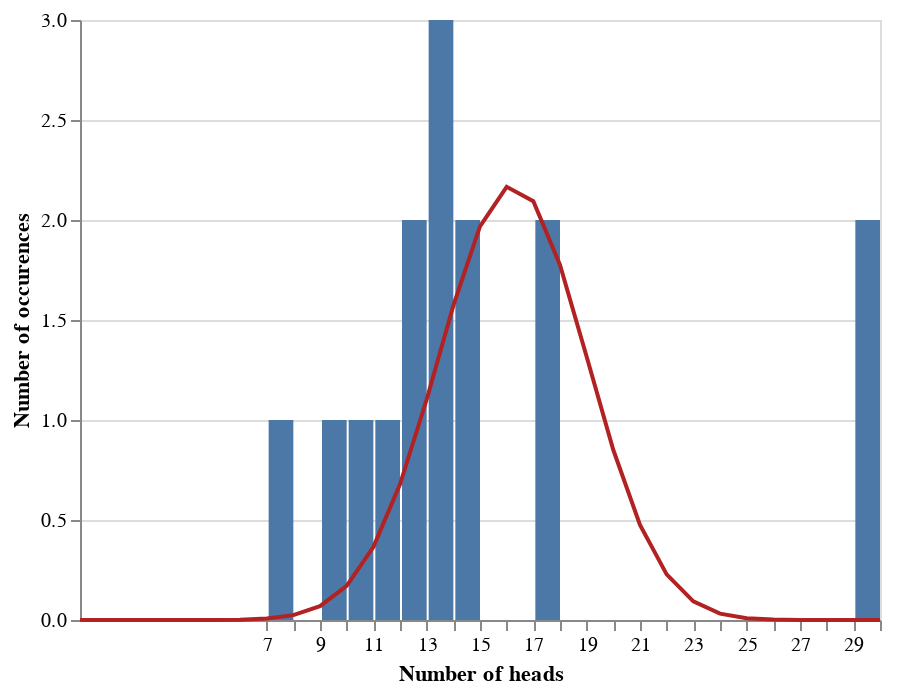

Notebook code cell kept with this figure:
### Code cell
fig_1_a = (alt
           .Chart(head_counts)
           .mark_bar()
           .encode(alt.X("outcome:Q",
                         bin = alt.BinParams(step = 1),
                         title = "Number of heads"),
                   y = alt.Y("count()",
                            title = "Number of occurences")))

k_vals = range(0,31)
k_probs = [num_people * stats.binom.pmf(k = k, n = num_flips, p = 0.540) for k in k_vals]
binom_dist_df = pd.DataFrame({"value": k_vals,
                              "prob": k_probs})

fig_1_b = (alt
           .Chart(binom_dist_df)
           .mark_line(color= "firebrick")
           .encode(x = "value", 
                   y = "prob"))


fig_1_a + fig_1_b

### Figure 1 — Vega-Lite specification as saved in the notebook (floating-point values rounded to 4 significant figures)
{"$schema": "https://vega.github.io/schema/vega-lite/v2.6.0.json", "config": {"view": {"height": 300, "width": 400}}, "datasets": {"data-3e36b5971c6b02f0d186c5079c3e0618": [{"name": 0, "outcome": 9}, {"name": 1, "outcome": 13}, {"name": 2, "outcome": 17}, {"name": 3, "outcome": 17}, {"name": 4, "outcome": 14}, {"name": 5, "outcome": 7}, {"name": 6, "outcome": 13}, {"name": 7, "outcome": 13}, {"name": 8, "outcome": 12}, {"name": 9, "outcome": 14}, {"name": 10, "outcome": 10}, {"name": 11, "outcome": 11}, {"name": 12, "outcome": 12}, {"name": 13, "outcome": 30}, {"name": 14, "outcome": 30}], "data-cfdea387a9d3fe79a5e21938a28ab58a": [{"prob": 1.145e-09, "value": 0}, {"prob": 4.033e-08, "value": 1}, {"prob": 6.864e-07, "value": 2}, {"prob": 7.521e-06, "value": 3}, {"prob": 5.959e-05, "value": 4}, {"prob": 0.0003638, "value": 5}, {"prob": 0.001779, "value": 6}, {"prob": 0.007162, "value": 7}, {"prob": 0.02417, "value": 8}, {"prob": 0.06936, "value": 9}, {"prob": 0.171, "value": 10}, {"prob": 0.3649, "value": 11}, {"prob": 0.6783, "value": 12}, {"prob": 1.103, "value": 13}, {"prob": 1.572, "value": 14}, {"prob": 1.968, "value": 15}, {"prob": 2.166, "value": 16}, {"prob": 2.094, "value": 17}, {"prob": 1.775, "value": 18}, {"prob": 1.316, "value": 19}, {"prob": 0.8498, "value": 20}, {"prob": 0.475, "value": 21}, {"prob": 0.2281, "value": 22}, {"prob": 0.09315, "value": 23}, {"prob": 0.03189, "value": 24}, {"prob": 0.008986, "value": 25}, {"prob": 0.002029, "value": 26}, {"prob": 0.0003528, "value": 27}, {"prob": 4.437e-05, "value": 28}, {"prob": 3.592e-06, "value": 29}, {"prob": 1.406e-07, "value": 30}]}, "layer": [{"data": {"name": "data-3e36b5971c6b02f0d186c5079c3e0618"}, "encoding": {"x": {"bin": {"step": 1}, "field": "outcome", "title": "Number of heads", "type": "quantitative"}, "y": {"aggregate": "count", "title": "Number of occurences", "type": "quantitative"}}, "mark": "bar"}, {"data": {"name": "data-cfdea387a9d3fe79a5e21938a28ab58a"}, "encoding": {"x": {"field": "value", "type": "quantitative"}, "y": {"field": "prob", "type": "quantitative"}}, "mark": {"color": "firebrick", "type": "line"}}]}
